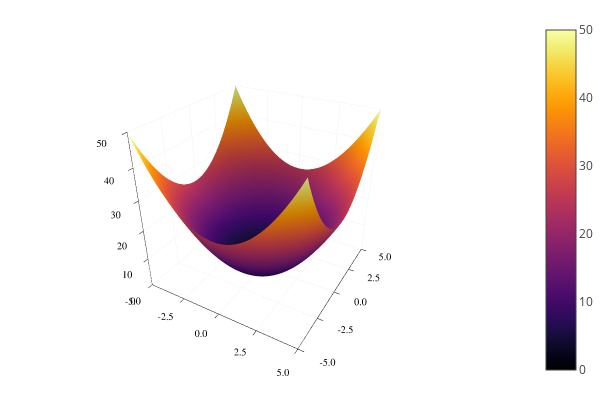

Notebook source saved alongside this figure:
### Code cell
x = -5:0.1:5
y = -5:0.1:5
z(x,y) = x.^2 .+ y.^2
surface(x, y, z)

### Figure 1 — Plotly figure (JSON) as saved in the notebook; plotly's stock layout.template omitted (floating-point values rounded to 4 significant figures; data arrays with more than 128 entries replaced by an {"elided": "..."} marker saying what was removed)
{"data": [{"colorbar": {"title": ""}, "colorscale": {"elided": "256x2 mixed values"}, "hoverinfo": "none", "name": "y1", "opacity": null, "showlegend": false, "showscale": true, "type": "surface", "x": [-5, -4.9, -4.8, -4.7, -4.6, -4.5, -4.4, -4.3, -4.2, -4.1, -4, -3.9, -3.8, -3.7, -3.6, -3.5, -3.4, -3.3, -3.2, -3.1, -3, -2.9, -2.8, -2.7, -2.6, -2.5, -2.4, -2.3, -2.2, -2.1, -2, -1.9, -1.8, -1.7, -1.6, -1.5, -1.4, -1.3, -1.2, -1.1, -1, -0.9, -0.8, -0.7, -0.6, -0.5, -0.4, -0.3, -0.2, -0.1, 0, 0.1, 0.2, 0.3, 0.4, 0.5, 0.6, 0.7, 0.8, 0.9, 1, 1.1, 1.2, 1.3, 1.4, 1.5, 1.6, 1.7, 1.8, 1.9, 2, 2.1, 2.2, 2.3, 2.4, 2.5, 2.6, 2.7, 2.8, 2.9, 3, 3.1, 3.2, 3.3, 3.4, 3.5, 3.6, 3.7, 3.8, 3.9, 4, 4.1, 4.2, 4.3, 4.4, 4.5, 4.6, 4.7, 4.8, 4.9, 5], "xaxis": "x1", "y": [-5, -4.9, -4.8, -4.7, -4.6, -4.5, -4.4, -4.3, -4.2, -4.1, -4, -3.9, -3.8, -3.7, -3.6, -3.5, -3.4, -3.3, -3.2, -3.1, -3, -2.9, -2.8, -2.7, -2.6, -2.5, -2.4, -2.3, -2.2, -2.1, -2, -1.9, -1.8, -1.7, -1.6, -1.5, -1.4, -1.3, -1.2, -1.1, -1, -0.9, -0.8, -0.7, -0.6, -0.5, -0.4, -0.3, -0.2, -0.1, 0, 0.1, 0.2, 0.3, 0.4, 0.5, 0.6, 0.7, 0.8, 0.9, 1, 1.1, 1.2, 1.3, 1.4, 1.5, 1.6, 1.7, 1.8, 1.9, 2, 2.1, 2.2, 2.3, 2.4, 2.5, 2.6, 2.7, 2.8, 2.9, 3, 3.1, 3.2, 3.3, 3.4, 3.5, 3.6, 3.7, 3.8, 3.9, 4, 4.1, 4.2, 4.3, 4.4, 4.5, 4.6, 4.7, 4.8, 4.9, 5], "yaxis": "y1", "z": {"elided": "101x101 float values"}, "zmax": 50, "zmin": 0}], "layout": {"annotations": [], "height": 400, "legend": {"bgcolor": "rgba(255, 255, 255, 1.000)", "bordercolor": "rgba(0, 0, 0, 1.000)", "borderwidth": 1, "font": {"color": "rgba(0, 0, 0, 1.000)", "family": "sans-serif", "size": 11}, "tracegroupgap": 0, "traceorder": "normal", "x": 1.02, "xanchor": "auto", "y": 1, "yanchor": "auto"}, "margin": {"b": 20, "l": 0, "r": 0, "t": 20}, "paper_bgcolor": "rgba(255, 255, 255, 1.000)", "plot_bgcolor": "rgba(255, 255, 255, 1.000)", "scene": {"camera": {"eye": {"x": 1.126, "y": -1.95, "z": 1.3}}, "xaxis": {"anchor": "y1", "domain": [0.06582, 0.9934], "gridcolor": "rgba(0, 0, 0, 0.100)", "gridwidth": 0.5, "linecolor": "rgba(0, 0, 0, 1.000)", "mirror": false, "range": [-5, 5], "showgrid": true, "showline": true, "showticklabels": true, "tickangle": 0, "tickcolor": "rgb(0, 0, 0)", "tickfont": {"color": "rgba(0, 0, 0, 1.000)", "family": "sans-serif", "size": 11}, "tickmode": "array", "ticks": "inside", "ticktext": ["-5.0", "-2.5", "0.0", "2.5", "5.0"], "tickvals": [-5, -2.5, 0, 2.5, 5], "title": "", "titlefont": {"color": "rgba(0, 0, 0, 1.000)", "family": "sans-serif", "size": 15}, "type": "-", "visible": true, "zeroline": false, "zerolinecolor": "rgba(0, 0, 0, 1.000)"}, "yaxis": {"anchor": "x1", "domain": [0.03762, 0.9902], "gridcolor": "rgba(0, 0, 0, 0.100)", "gridwidth": 0.5, "linecolor": "rgba(0, 0, 0, 1.000)", "mirror": false, "range": [-5, 5], "showgrid": true, "showline": true, "showticklabels": true, "tickangle": 0, "tickcolor": "rgb(0, 0, 0)", "tickfont": {"color": "rgba(0, 0, 0, 1.000)", "family": "sans-serif", "size": 11}, "tickmode": "array", "ticks": "inside", "ticktext": ["-5.0", "-2.5", "0.0", "2.5", "5.0"], "tickvals": [-5, -2.5, 0, 2.5, 5], "title": "", "titlefont": {"color": "rgba(0, 0, 0, 1.000)", "family": "sans-serif", "size": 15}, "type": "-", "visible": true, "zeroline": false, "zerolinecolor": "rgba(0, 0, 0, 1.000)"}, "zaxis": {"gridcolor": "rgba(0, 0, 0, 0.100)", "gridwidth": 0.5, "linecolor": "rgba(0, 0, 0, 1.000)", "mirror": false, "range": [0, 50], "showgrid": true, "showline": true, "showticklabels": true, "tickangle": 0, "tickcolor": "rgb(0, 0, 0)", "tickfont": {"color": "rgba(0, 0, 0, 1.000)", "family": "sans-serif", "size": 11}, "tickmode": "array", "ticks": "inside", "ticktext": ["0", "10", "20", "30", "40", "50"], "tickvals": [0, 10, 20, 30, 40, 50], "title": "", "titlefont": {"color": "rgba(0, 0, 0, 1.000)", "family": "sans-serif", "size": 15}, "type": "-", "visible": true, "zeroline": false, "zerolinecolor": "rgba(0, 0, 0, 1.000)"}}, "showlegend": true, "width": 600}}
